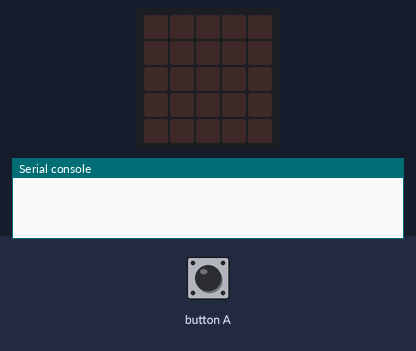
The program below on a simulated BBC micro:bit running MicroPython. Shown: the board's 5×5 LED display, the last lines printed to the serial console. The test bench sets the inputs (shaded band). No radio messages arrive unless stated (any console line starting 'radio sent:' is added by the test bench).

Above: at 1.2 s.
1.3 s: button A pressed for 0.15 s
At 2.7 s:
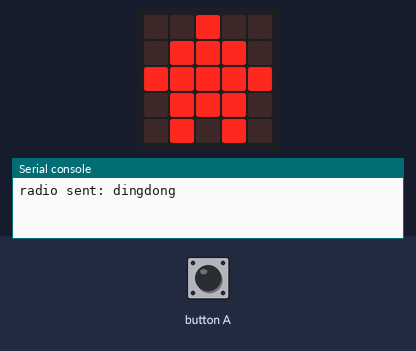
4.4 s: button A pressed for 1 s
8.4 s: button A pressed for 3.2 s
Timing chart, 0 to 11.4 s (numbered marks = the images above; inputs shaded):
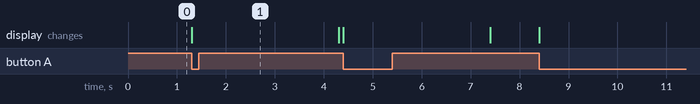

Measured:
- after the input at 1.3 s, the display: changes at once (image 1)

The program:

radio-button.py
```python
from microbit import button_a, display, sleep, Image
import radio

radio.on()

while True:
    if button_a.was_pressed():
        radio.send('dingdong')
        display.show(Image.HOUSE)
        sleep(3000)
        display.clear()
```
